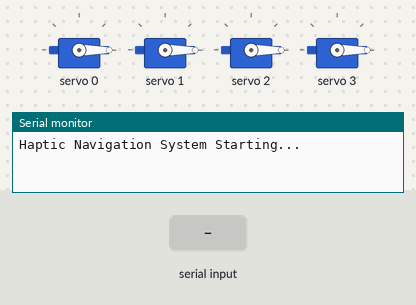
Recording of a sketch running on a simulated ESP32. Parts: 4 × servo, the last lines printed to the serial monitor. The inputs (shaded band) are chosen by the test bench.

Above: at 1.2 s.
1.3 s: "forward\n" received over Serial
At 1.46 s:
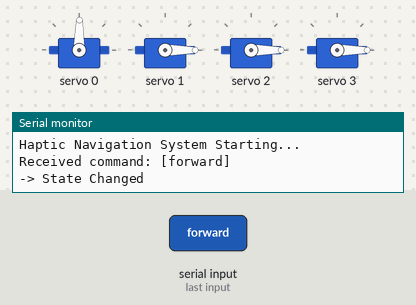
4.3 s: "left\n" received over Serial
At 4.46 s:
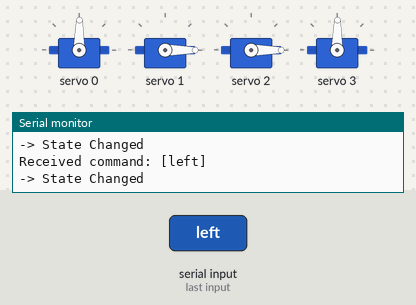
7.3 s: "right\n" received over Serial
At 7.46 s:
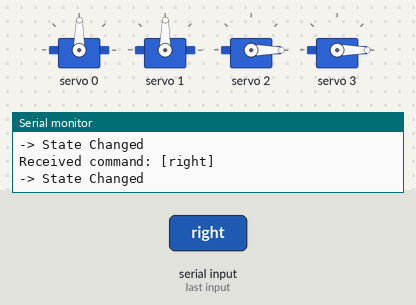
10.3 s: "rotate_left\n" received over Serial
At 10.46 s:
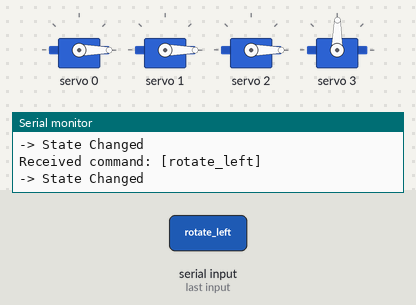
13.3 s: "rotate_right\n" received over Serial
16.3 s: "u_turn\n" received over Serial
Timing chart, 0 to 20.3 s (numbered marks = the images above; inputs shaded):
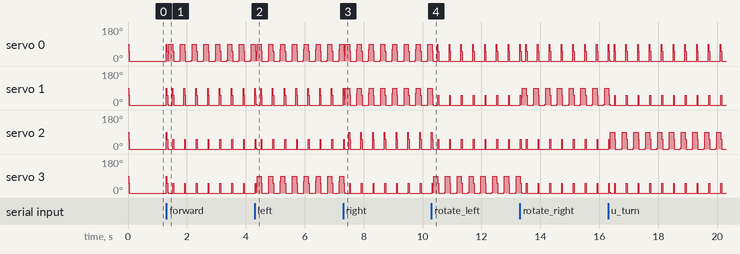

The sketch:

belt.ino
```cpp
// Citrus Squad belt firmware (Arduino + Adafruit PCA9685), USB-tethered fallback path.
//
// By Angelo (the `arduino` branch). This is the firmware the belt-bridge server
// (`server/app.py`) drives over USB serial when there is no ESP32 / Wi-Fi module.
//
// Protocol: the server sends ONE newline-terminated word per cue, at 9600 baud:
//   forward | stop | left | right | rotate_left | rotate_right | u_turn | idle
//   low_battery (alias: error)  -- finite 3-tap alert, self-returns to idle
// Most commands latch a CONTINUOUS pulse pattern that runs until the next command, so
// "idle" is what stops the belt; the server sends it when a cue clears and on link
// silence. `low_battery` is finite (no LC2 source today; manual/firmware test only).
// See server/README.md for the LC2 -> command mapping.

#include <Wire.h>
#include <Adafruit_PWMServoDriver.h>

Adafruit_PWMServoDriver pwm = Adafruit_PWMServoDriver();

#define NUM_SERVOS 4
#define SERVO_MIN 100
#define SERVO_MAX 300

// Map your servos to specific positions for clarity
const int PIN_FRONT = 0;
const int PIN_RIGHT = 1;
const int PIN_BACK  = 2;
const int PIN_LEFT  = 3;

int servoPins[NUM_SERVOS] = {PIN_FRONT, PIN_RIGHT, PIN_BACK, PIN_LEFT};

// --- STATE MACHINE VARIABLES ---
enum HapticState {
  IDLE,
  FORWARD,
  STOP,
  TURN_LEFT,
  TURN_RIGHT,
  ROTATE_LEFT,
  ROTATE_RIGHT,
  U_TURN,
  LOW_BATTERY
};

HapticState currentState = IDLE;

unsigned long previousMillis = 0;
unsigned long currentInterval = 0;
bool isPulseOn = false;

// Tracks how many taps have occurred for finite patterns
int tapCounter = 0;

// The timing for ALL taps across the system
const int PULSE_ON_TIME = 150;
const int PULSE_OFF_TIME = 250;

void setup() {
  Serial.begin(9600);
  Serial.println("Haptic Navigation System Starting...");

  pwm.begin();
  pwm.setPWMFreq(50);

  // Initialize all servos to the minimum position smoothly
  retractAllServosSmoothly();
}

void loop() {
  // 1. Check for incoming commands from the Google Maps API
  checkSerialCommands();

  // 2. Update the servos without blocking the code
  updateHaptics();
}

// --- SERIAL COMMUNICATION ---

void checkSerialCommands() {
  if (Serial.available() > 0) {
    // Read the incoming string until a newline character
    String cmd = Serial.readStringUntil('\n');
    cmd.trim();

    if (cmd.length() > 0) {
      Serial.print("Received command: [");
      Serial.print(cmd);
      Serial.println("]");
    }

    // Route the command to the correct trigger function
    if (cmd == "forward") triggerPattern(FORWARD);
    else if (cmd == "stop") triggerPattern(STOP);
    else if (cmd == "left") triggerPattern(TURN_LEFT);
    else if (cmd == "right") triggerPattern(TURN_RIGHT);
    else if (cmd == "rotate_left") triggerPattern(ROTATE_LEFT);
    else if (cmd == "rotate_right") triggerPattern(ROTATE_RIGHT);
    else if (cmd == "u_turn") triggerPattern(U_TURN);
    else if (cmd == "low_battery" || cmd == "error") triggerPattern(LOW_BATTERY);
    else if (cmd == "idle") triggerPattern(IDLE);
    else if (cmd.length() > 0) Serial.println("-> ERROR: Command not recognized.");
  }
}

// --- TRIGGER FUNCTION ---

// This function safely transitions between states
void triggerPattern(HapticState newState) {
  if (currentState != newState) {
    Serial.println("-> State Changed");
    currentState = newState;
    isPulseOn = false;
    currentInterval = 0;
    tapCounter = 0;             // Reset the tap counter for the new state
    retractAllServosSmoothly();
  }
}

// --- SMOOTH MOVEMENT HELPER FUNCTIONS ---

void extendServosSmoothly(bool front, bool right, bool back, bool left) {
  for(int pos = SERVO_MIN; pos <= SERVO_MAX; pos += 20) {
    if(front) pwm.setPWM(PIN_FRONT, 0, pos);
    if(right) pwm.setPWM(PIN_RIGHT, 0, pos);
    if(back)  pwm.setPWM(PIN_BACK, 0, pos);
    if(left)  pwm.setPWM(PIN_LEFT, 0, pos);
    delay(2);
  }
}

void retractAllServosSmoothly() {
  for(int pos = SERVO_MAX; pos >= SERVO_MIN; pos -= 20) {
    for(int i = 0; i < NUM_SERVOS; i++) {
      pwm.setPWM(servoPins[i], 0, pos);
    }
    delay(2);
  }
}

// --- THE STATE MACHINE ---

void updateHaptics() {
  unsigned long currentMillis = millis();

  // If enough time hasn't passed, do nothing and exit the function
  if (currentMillis - previousMillis < currentInterval) {
    return;
  }

  // Update the timer
  previousMillis = currentMillis;

  // If we are idle, do nothing
  if (currentState == IDLE) {
    return;
  }

  // Toggle the pulse state (ON to OFF, or OFF to ON)
  isPulseOn = !isPulseOn;

  // Set the duration for the next cycle (Now identical for all commands)
  currentInterval = isPulseOn ? PULSE_ON_TIME : PULSE_OFF_TIME;

  // If it's the "OFF" phase of the pulse, retract everything smoothly
  if (!isPulseOn) {
    retractAllServosSmoothly();

    // Check if we just completed a tap during a finite state
    if (currentState == LOW_BATTERY) {
      tapCounter++;
      // If we have completed 3 standard taps, automatically switch back to IDLE
      if (tapCounter >= 3) {
        Serial.println("-> Alert Complete. Returning to IDLE.");
        triggerPattern(IDLE);
      }
    }
    return;
  }

  // If it's the "ON" phase of the pulse, sweep the correct servos forward smoothly
  switch (currentState) {
    case FORWARD:
      extendServosSmoothly(true, false, false, false);
      break;

    case STOP:
      extendServosSmoothly(true, true, true, true);
      break;

    case TURN_LEFT:
      extendServosSmoothly(true, false, false, true);
      break;

    case TURN_RIGHT:
      extendServosSmoothly(true, true, false, false);
      break;

    case ROTATE_LEFT:
      extendServosSmoothly(false, false, false, true);
      break;

    case ROTATE_RIGHT:
      extendServosSmoothly(false, true, false, false);
      break;

    case U_TURN:
      extendServosSmoothly(false, false, true, false);
      break;

    case LOW_BATTERY:
      extendServosSmoothly(false, false, true, false);
      break;
  }
}
```
